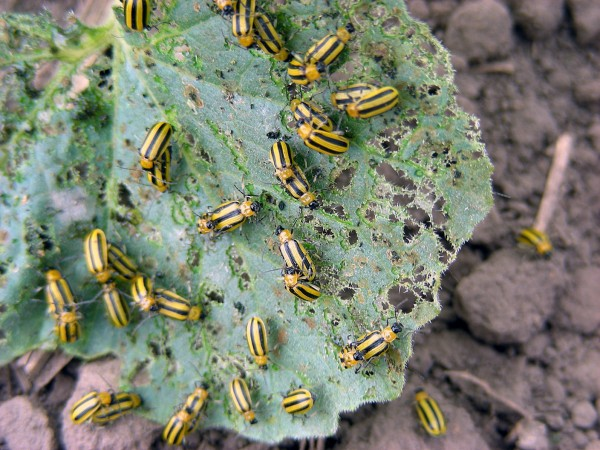
#> input picture mcb3.jpg, 600 x 450 px
$ python iterate_over_image_segments.py
#> lines starting #> are read from the running program, lines starting #| are printed output that depends on the picture; after the words box and inside, x2 and y2 are one past the last pixel; in counts of white or black regions, pixels touching at a corner belong together
#!/usr/bin/env python
# -*- coding: utf-8 -*-
# Created by Chukwunyere Igbokwe on February 11, 2016 by 8:52 AM

import cv2
import numpy as np
from copy import copy

'''
The code below does a decent job of isolating individual beetles, or clusters of beetles by using their distinctive
yellow and black stripes and encircles them in red. However, at this point I would like to be able to further analyze
each enclosed red blob to be able to determine how many beetles are in each blob, perhaps by using identifying features
such as the black head or yellow thorax. So the question is, how can I isolate and iterate over the blobs for further
processing?
'''

kernel = cv2.getStructuringElement(cv2.MORPH_ELLIPSE,(5,5))
#load file
target = cv2.imread('mcb3.jpg')
#> target is the input picture: shape (450, 600, 3); mean B, G, R 112.3, 129.7, 124.3

#convert to hsv and gray for procesing
hsvt = cv2.cvtColor(target,cv2.COLOR_BGR2HSV)
#> hsvt: shape (450, 600, 3); mean H, S, V 71, 57.1, 136.5
gray = cv2.cvtColor(target,cv2.COLOR_BGR2GRAY)
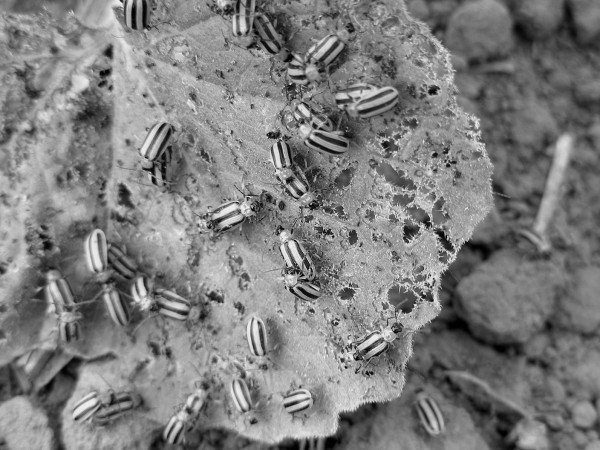
#> gray: shape (450, 600); min 0, max 243, mean 126.1

#Bounds for yellowish colors
lower_y = np.array([18,0,0],dtype=np.uint8)
upper_y = np.array([30,255,255],dtype=np.uint8)

#Make colors in yellowish range black and all others white to find yellow stripes
threshy = 255-cv2.inRange(hsvt, lower_y, upper_y)
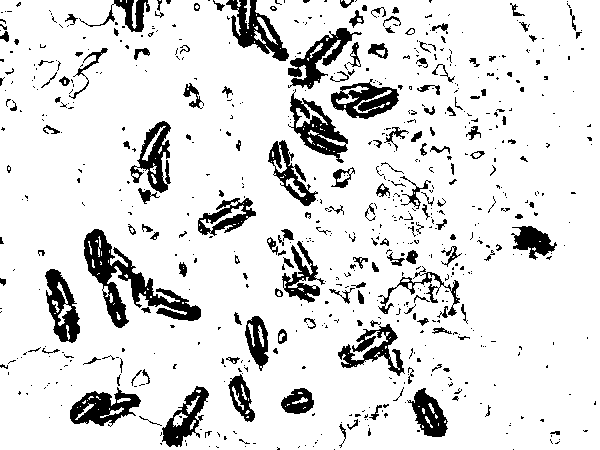
#> threshy: shape (450, 600); 87.8% white; 691 black regions (525 under 20 px), largest, box (x1, y1, x2, y2) and area: (84, 229, 201, 328) 3298, (288, 89, 348, 163) 1573, (226, 0, 289, 61) 1504
cv2.imwrite('threshy.jpg',threshy)

#Make dark colors black and all others white to find dark stripes
ret, threshg = cv2.threshold(gray,30,255,cv2.THRESH_BINARY)
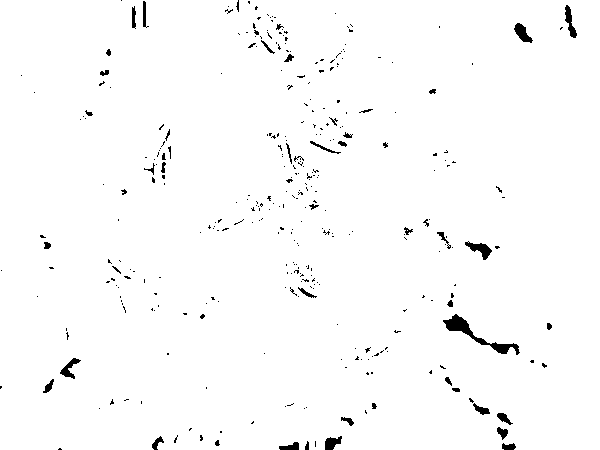
#> threshg: shape (450, 600); 98.3% white; 342 black regions (291 under 20 px), largest, box (x1, y1, x2, y2) and area: (443, 314, 520, 355) 626, (465, 241, 492, 260) 218, (514, 23, 533, 43) 191
cv2.imwrite('threshg.jpg',threshg)


#merge black and yellow stripes
thresh = copy(threshg)
thresh[threshy == 0] = 0
#> thresh: shape (450, 600); 86.2% white; 775 black regions (599 under 20 px), largest, box (x1, y1, x2, y2) and area: (84, 229, 205, 328) 3371, (225, 0, 362, 90) 3152, (288, 89, 353, 163) 1698
thresh = 255-thresh
cv2.imwrite('thresh.jpg',thresh)
cv2.imshow('thresh',thresh)

#Blur and threshold to smooth
thresh = cv2.blur(thresh,(30,30))
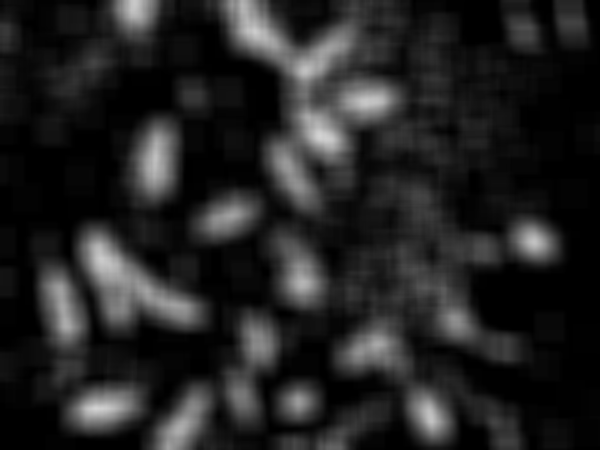
#> thresh: shape (450, 600); min 0, max 211, mean 35.1
ret, thresh = cv2.threshold(thresh,100,255,cv2.THRESH_BINARY)
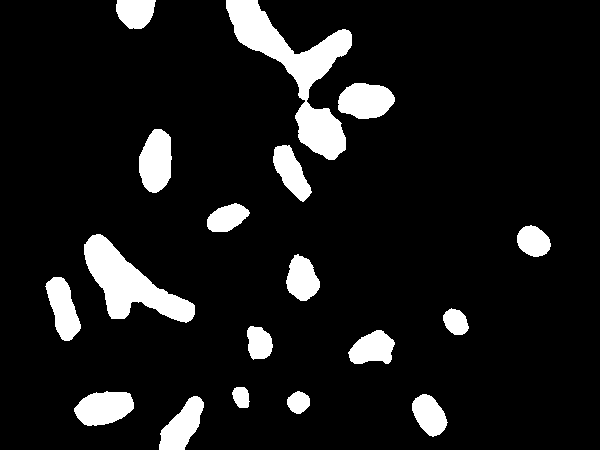
#> thresh: shape (450, 600); 10% white; 18 white regions, largest, box (x1, y1, x2, y2) and area: (226, 0, 352, 160) 6305, (84, 234, 195, 323) 4188, (139, 129, 172, 193) 1638
cv2.imwrite('threshbs.jpg',thresh)
cv2.imshow('threshbs',thresh)

#Get edges and draw in red on original image
edges = cv2.Canny(thresh,100,200)
#> edges: shape (450, 600); 1.1% white in thin lines or dots, all inside (x1, y1, x2, y2) = (45, 0, 551, 450)
edges[edges != 255] = 0
edges = cv2.dilate(edges, None)
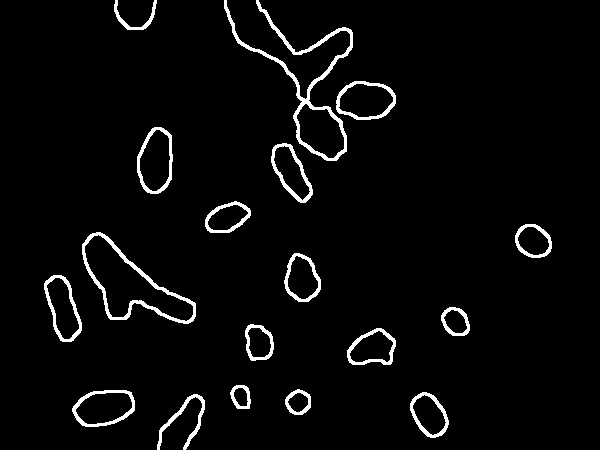
#> edges: shape (450, 600); 3.7% white; 18 white regions, largest, box (x1, y1, x2, y2) and area: (224, 0, 353, 161) 1948, (82, 232, 196, 324) 1232, (44, 275, 82, 342) 556
target[edges == 255] = (0, 0, 255)
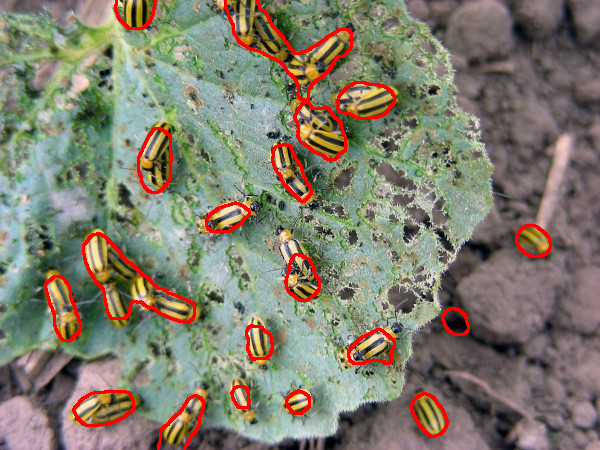
#> target: shape (450, 600, 3); 3.68% of pixels changed, all inside (x1, y1, x2, y2) = (44, 0, 552, 450)
cv2.imwrite("res.jpg", target)
cv2.imshow('res',target)

$ run again, with Curved Sidewalk.jpg copied over mcb3.jpg
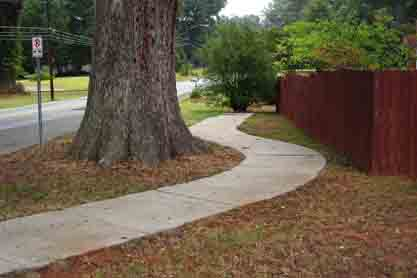
#> input picture Curved Sidewalk.jpg, 417 x 278 px
#> target is the input picture: shape (278, 417, 3); mean B, G, R 72.2, 91.7, 104
#> hsvt: shape (278, 417, 3); mean H, S, V 27.3, 93.8, 107.1
#> `threshy = 255-cv2.inRange(hsvt, lower_y, upper_y)`:
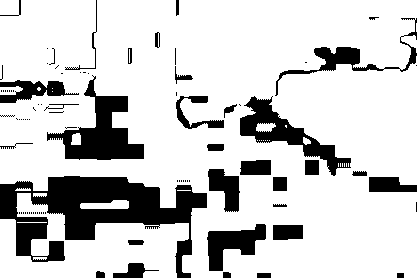
#> threshy: shape (278, 417); 80.4% white; 88 black regions (56 under 20 px), largest, box (x1, y1, x2, y2) and area: (0, 176, 207, 278) 8691, (47, 75, 144, 160) 3114, (240, 96, 351, 176) 2378
#> threshg: shape (278, 417); 95.7% white; 200 black regions (186 under 20 px), largest, box (x1, y1, x2, y2) and area: (342, 69, 373, 152) 1781, (225, 78, 280, 113) 802, (51, 44, 91, 77) 575
#> `target[edges == 255] = (0, 0, 255)`:
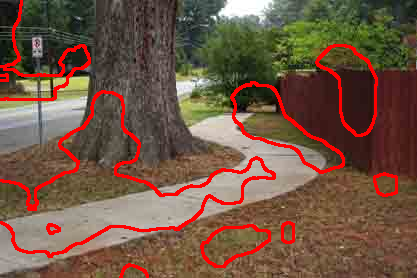
#> target: shape (278, 417, 3); 6.57% of pixels changed, all inside (x1, y1, x2, y2) = (0, 0, 398, 278)

$ run again, with cr7lm10.jpg copied over mcb3.jpg
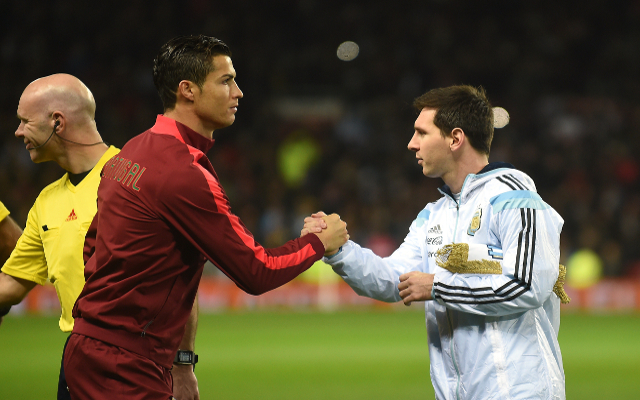
#> input picture cr7lm10.jpg, 640 x 400 px
#> target is the input picture: shape (400, 640, 3); mean B, G, R 55.2, 80.7, 91.2
#> hsvt: shape (400, 640, 3); mean H, S, V 31.8, 105.9, 97
#> `threshy = 255-cv2.inRange(hsvt, lower_y, upper_y)`:
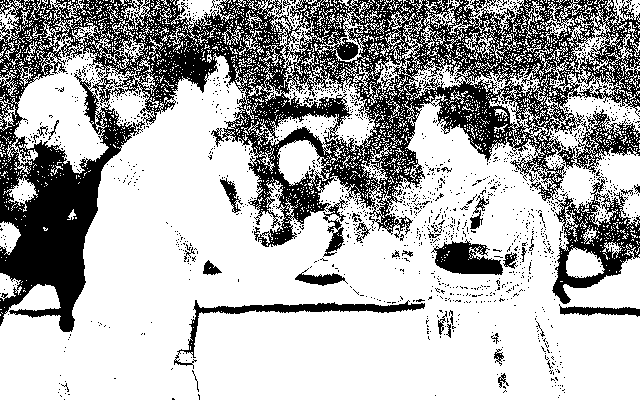
#> threshy: shape (400, 640); 68.1% white; 1461 black regions (1424 under 20 px), largest, box (x1, y1, x2, y2) and area: (0, 0, 640, 332) 67714, (552, 179, 640, 304) 3969, (174, 300, 425, 369) 1860
#> threshg: shape (400, 640); 66.4% white; 358 black regions (302 under 20 px), largest, box (x1, y1, x2, y2) and area: (0, 0, 640, 197) 67799, (88, 202, 276, 332) 7415, (307, 127, 395, 197) 1788
#> `target[edges == 255] = (0, 0, 255)`:
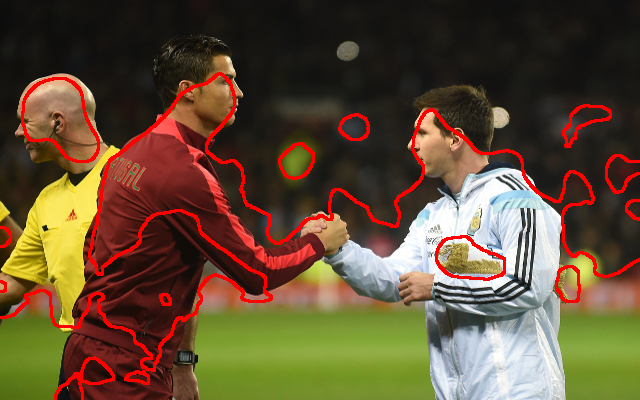
#> target: shape (400, 640, 3); 4.6% of pixels changed, all inside (x1, y1, x2, y2) = (0, 72, 640, 400)
